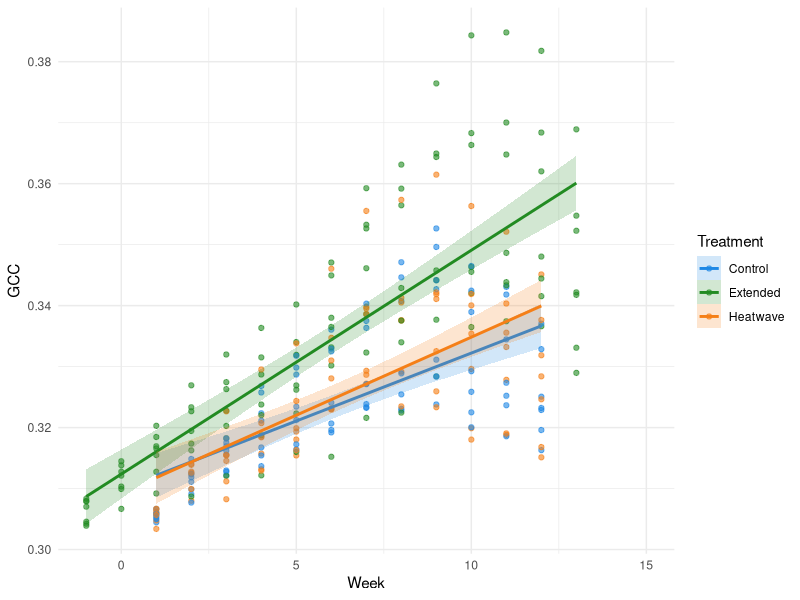
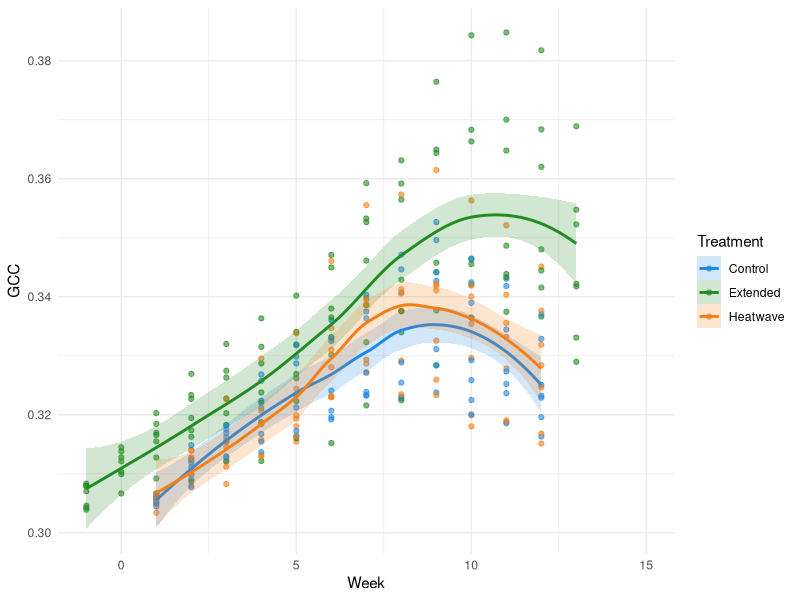
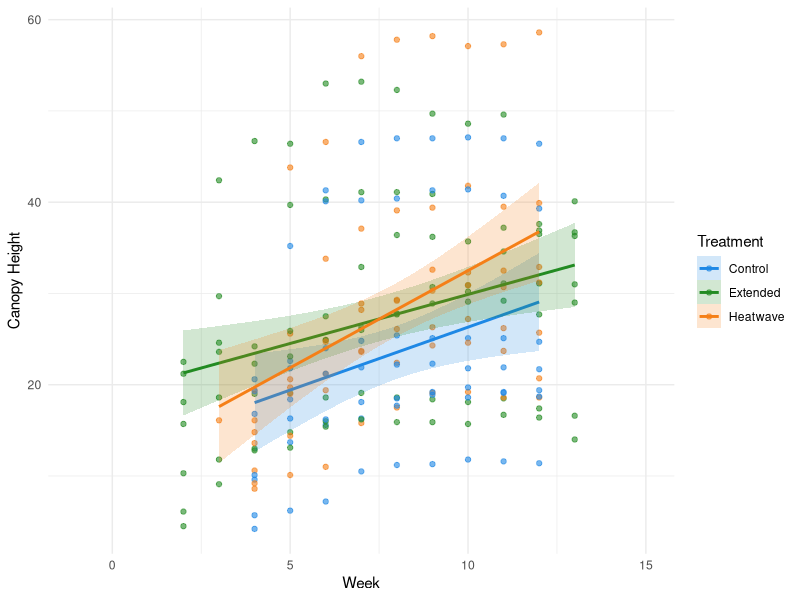
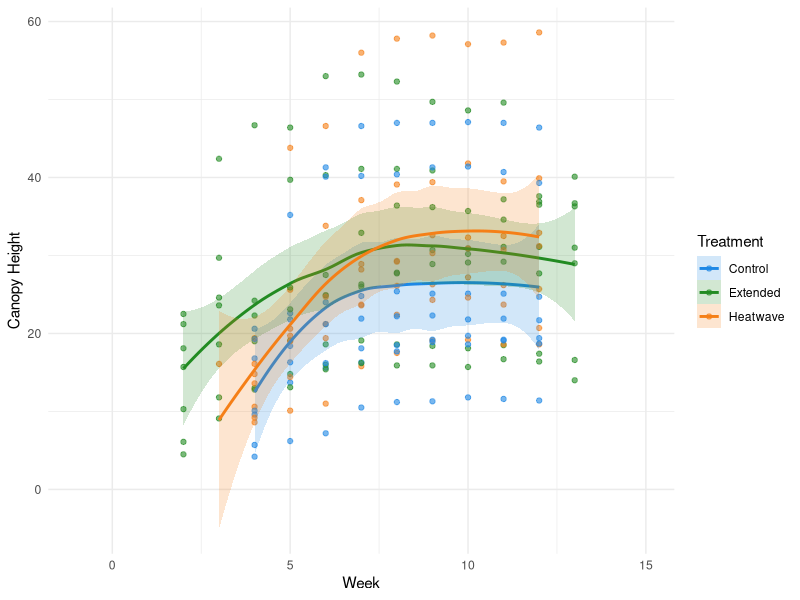

Reproduce these figures in R, in order. (Note: this script raises an error after producing the figures.)

############## UPDATED FIGURES ###############
#### Written by Samantha Solis de Ovando #####

# set working directory 
setwd("~/Documents/UndergradThesis/data")

####### shift extended grp by -2 weeks #######
library(dplyr)
original_data <- read.csv("MasterDataSheet_UGthesis_Feb232026.csv")
shifted_data <- original_data %>%
  mutate(measurement.week = ifelse(Treatment == "Extended",
                                   measurement.week - 3,
                                   measurement.week))
#print CSV
#write.csv(shifted_data, "shifted_dataset.csv", row.names = FALSE)

###########################################################################
################################# FIGURES #################################
###########################################################################

### IMPORTANT: USE THIS DATA WHEN PLOTTING BY TIME
plotting_with_time <- read.csv("shifted_dataset.csv")
plotting_with_time$canopyheight <- as.numeric(as.character(plotting_with_time$canopyheight))


############## PLANT PRODUCTIVITY ##############

####### GREENNESS #######

## Scatter plot with linear best fit and SE ribbon ##

### figure file name = GCC_Scatter_Linear_Ribbon
#### save graphs as 675x600 for paper
library(ggplot2)

ggplot(plotting_with_time, aes(x = measurement.week, y = meanGCC, color = Treatment)) +
  geom_point(alpha = 0.6, na.rm = TRUE) +
  geom_smooth(aes(fill = Treatment),
              method = "lm",
              se = TRUE,
              alpha = 0.2,
              na.rm = TRUE) +
  scale_color_manual(values = c(
    "Control" = "#1E88E5",
    "Extended" = "#228B22",
    "Heatwave" = "#F57F17"
  )) +
  scale_fill_manual(values = c(
    "Control" = "#1E88E5",
    "Extended" = "#228B22",
    "Heatwave" = "#F57F17"
  )) +
  labs(
    x = "Week",
    y = "GCC"
  ) +
  theme_minimal()

#############################################
## Scatter plot with local regression line ##
#file name of figure: GCC_Scatter_LocalRegression

library(ggplot2)

ggplot(plotting_with_time, aes(x = measurement.week, y = meanGCC, color = Treatment)) +
  geom_point(alpha = 0.6, na.rm = TRUE) +
  geom_smooth(aes(fill = Treatment),
              method = "loess",
              se = TRUE,
              alpha = 0.2,
              na.rm = TRUE) +
  scale_color_manual(values = c(
    "Control" = "#1E88E5",
    "Extended" = "#228B22",
    "Heatwave" = "#F57F17"
  )) +
  scale_fill_manual(values = c(
    "Control" = "#1E88E5",
    "Extended" = "#228B22",
    "Heatwave" = "#F57F17"
  )) +
  labs(
    x = "Week",
    y = "GCC"
  ) +
  theme_minimal()


###################### CANOPY HEIGHT ######################

### trouble shooting - plots not coming out right:
#class(plotting_with_time$canopyheight)
#str(plotting_with_time$canopyheight)
#plotting_with_time$canopyheight <- as.numeric(as.character(plotting_with_time$canopyheight))

### scatter with linear regression line ###
#file name: CanopyHeight_Scatter_LinearRegression
library(ggplot2)

ggplot(plotting_with_time, aes(x = measurement.week, y = canopyheight, color = Treatment)) +
  geom_point(alpha = 0.6, na.rm = TRUE) +
  geom_smooth(aes(fill = Treatment),
              method = "lm",
              se = TRUE,
              alpha = 0.2,
              na.rm = TRUE) +
  scale_color_manual(values = c(
    "Control" = "#1E88E5",
    "Extended" = "#228B22",
    "Heatwave" = "#F57F17"
  )) +
  scale_fill_manual(values = c(
    "Control" = "#1E88E5",
    "Extended" = "#228B22",
    "Heatwave" = "#F57F17"
  )) +
  labs(
    x = "Week",
    y = "Canopy Height"
  ) +
  theme_minimal()

### Canopy height scatter with local regression line ###
#file name: CanopyHeight_Scatter_LocalRegression

library(ggplot2)

ggplot(plotting_with_time, aes(x = measurement.week, y = canopyheight, color = Treatment)) +
  geom_point(alpha = 0.6, na.rm = TRUE) +
  geom_smooth(aes(fill = Treatment),
              method = "loess",
              se = TRUE,
              alpha = 0.2,
              na.rm = TRUE) +
  scale_color_manual(values = c(
    "Control" = "#1E88E5",
    "Extended" = "#228B22",
    "Heatwave" = "#F57F17"
  )) +
  scale_fill_manual(values = c(
    "Control" = "#1E88E5",
    "Extended" = "#228B22",
    "Heatwave" = "#F57F17"
  )) +
  labs(
    x = "Week",
    y = "Canopy Height"
  ) +
  theme_minimal()

###################### COVER ######################
### cover scatter with linear regression
# file name for figure: Cover_Scatter_LinearRegression

library(ggplot2)

ggplot(plotting_with_time, aes(x = measurement.week, y = Cover, color = Treatment)) +
  geom_point(alpha = 0.6, na.rm = TRUE) +
  geom_smooth(aes(fill = Treatment),
              method = "lm",
              se = TRUE,
              alpha = 0.2,
              na.rm = TRUE) +
  scale_color_manual(values = c(
    "Control" = "#1E88E5",
    "Extended" = "#228B22",
    "Heatwave" = "#F57F17"
  )) +
  scale_fill_manual(values = c(
    "Control" = "#1E88E5",
    "Extended" = "#228B22",
    "Heatwave" = "#F57F17"
  )) +
  labs(
    x = "Week",
    y = "Cover"
  ) +
  theme_minimal()

### cover scatter with local regression ###
# file name: Cover_Scatter_LocalRegression

library(ggplot2)

ggplot(plotting_with_time, aes(x = measurement.week, y = Cover, color = Treatment)) +
  geom_point(alpha = 0.6, na.rm = TRUE) +
  geom_smooth(aes(fill = Treatment),
              method = "loess",
              se = TRUE,
              alpha = 0.2,
              na.rm = TRUE) +
  scale_color_manual(values = c(
    "Control" = "#1E88E5",
    "Extended" = "#228B22",
    "Heatwave" = "#F57F17"
  )) +
  scale_fill_manual(values = c(
    "Control" = "#1E88E5",
    "Extended" = "#228B22",
    "Heatwave" = "#F57F17"
  )) +
  labs(
    x = "Week",
    y = "Cover"
  ) +
  theme_minimal()

##############################################################################
######################### multi-panel figure for paper #######################
######################### Plant growth and greenness #########################
##############################################################################


library(ggplot2)
library(patchwork)

p1 <- ggplot(plotting_with_time, aes(x = measurement.week, y = Cover, color = Treatment)) +
  geom_point(alpha = 0.6, na.rm = TRUE) +
  geom_smooth(aes(fill = Treatment),
              method = "loess",
              se = TRUE,
              alpha = 0.2,
              na.rm = TRUE) +
  scale_color_manual(values = c(
    "Control" = "#1E88E5",
    "Extended" = "#228B22",
    "Heatwave" = "#F57F17"
  )) +
  scale_fill_manual(values = c(
    "Control" = "#1E88E5",
    "Extended" = "#228B22",
    "Heatwave" = "#F57F17"
  )) +
  labs(
    x = NULL,
    y = "Cover"
  ) +
  theme_minimal()
p2 <- ggplot(plotting_with_time, aes(x = measurement.week, y = canopyheight, color = Treatment)) +
  geom_point(alpha = 0.6, na.rm = TRUE) +
  geom_smooth(aes(fill = Treatment),
              method = "loess",
              se = TRUE,
              alpha = 0.2,
              na.rm = TRUE) +
  scale_color_manual(values = c(
    "Control" = "#1E88E5",
    "Extended" = "#228B22",
    "Heatwave" = "#F57F17"
  )) +
  scale_fill_manual(values = c(
    "Control" = "#1E88E5",
    "Extended" = "#228B22",
    "Heatwave" = "#F57F17"
  )) +
  labs(
    x = NULL,
    y = "Canopy height"
  ) +
  theme_minimal()
p3 <- ggplot(plotting_with_time, aes(x = measurement.week, y = meanGCC, color = Treatment)) +
  geom_point(alpha = 0.6, na.rm = TRUE) +
  geom_smooth(aes(fill = Treatment),
              method = "loess",
              se = TRUE,
              alpha = 0.2,
              na.rm = TRUE) +
  scale_color_manual(values = c(
    "Control" = "#1E88E5",
    "Extended" = "#228B22",
    "Heatwave" = "#F57F17"
  )) +
  scale_fill_manual(values = c(
    "Control" = "#1E88E5",
    "Extended" = "#228B22",
    "Heatwave" = "#F57F17"
  )) +
  labs(
    x = NULL,
    y = "GCC"
  ) +
  theme_minimal()
p4 <- ggplot(plotting_with_time, aes(x = measurement.week, y = Cover, color = Treatment)) +
  geom_point(alpha = 0.6, na.rm = TRUE) +
  geom_smooth(aes(fill = Treatment),
              method = "lm",
              se = TRUE,
              alpha = 0.2,
              na.rm = TRUE) +
  scale_color_manual(values = c(
    "Control" = "#1E88E5",
    "Extended" = "#228B22",
    "Heatwave" = "#F57F17"
  )) +
  scale_fill_manual(values = c(
    "Control" = "#1E88E5",
    "Extended" = "#228B22",
    "Heatwave" = "#F57F17"
  )) +
  labs(
    x = "Week",
    y = "Cover"
  ) +
  theme_minimal()
p5 <- ggplot(plotting_with_time, aes(x = measurement.week, y = canopyheight, color = Treatment)) +
  geom_point(alpha = 0.6, na.rm = TRUE) +
  geom_smooth(aes(fill = Treatment),
              method = "lm",
              se = TRUE,
              alpha = 0.2,
              na.rm = TRUE) +
  scale_color_manual(values = c(
    "Control" = "#1E88E5",
    "Extended" = "#228B22",
    "Heatwave" = "#F57F17"
  )) +
  scale_fill_manual(values = c(
    "Control" = "#1E88E5",
    "Extended" = "#228B22",
    "Heatwave" = "#F57F17"
  )) +
  labs(
    x = "Week",
    y = "Canopy height"
  ) +
  theme_minimal()
p6 <- ggplot(plotting_with_time, aes(x = measurement.week, y = meanGCC, color = Treatment)) +
  geom_point(alpha = 0.6, na.rm = TRUE) +
  geom_smooth(aes(fill = Treatment),
              method = "lm",
              se = TRUE,
              alpha = 0.2,
              na.rm = TRUE) +
  scale_color_manual(values = c(
    "Control" = "#1E88E5",
    "Extended" = "#228B22",
    "Heatwave" = "#F57F17"
  )) +
  scale_fill_manual(values = c(
    "Control" = "#1E88E5",
    "Extended" = "#228B22",
    "Heatwave" = "#F57F17"
  )) +
  labs(
    x = "Week",
    y = "GCC"
  ) +
  theme_minimal()

(p1 | p2 | p3) / (p4 | p5 | p6) +
  plot_layout(guides = "collect") +
  plot_annotation(tag_levels = "A") &
  theme(
    legend.position = "bottom",
    plot.tag = element_text(face = "bold", size = 12)
  )

##### FOR POSTER ###########
#### multi-panel figure ####
library(ggplot2)
install.packages("patchwork")
library(patchwork)
treatment_colours <- c(
  "Control"  = "#1E88E5",
  "Extended" = "#228B22",
  "Heatwave" = "#F57F17"
)

CAGPoster_theme <- theme_minimal(base_size = 26) +
  theme(
    axis.title = element_text(size = 30),
    axis.text = element_text(size = 22),
    legend.title = element_text(size = 26),
    legend.text = element_text(size = 22),
    panel.grid.minor = element_blank(),
    legend.position = "bottom"
  )

### make same plot for any variable for poster ###
make_poster_plot <- function(df, y_col, y_lab) {
  ggplot(df, aes(x = measurement.week, y = .data[[y_col]], color = Treatment)) +
    geom_point(alpha = 0.6, na.rm = TRUE, size = 3) +
    geom_smooth(aes(fill = Treatment),
                method = "loess",
                se = TRUE,
                alpha = 0.2,
                na.rm = TRUE,
                linewidth = 1.5) +
    scale_color_manual(values = treatment_colours) +
    scale_fill_manual(values = treatment_colours) +
    labs(x = "Week", y = y_lab, color = "Treatment", fill = "Treatment") +
    CAGPoster_theme
}

p1 <- make_poster_plot(plotting_with_time, "meanGCC", "Greenness")
p2 <- make_poster_plot(plotting_with_time, "canopyheight", "Canopy height (cm)")
p3 <- make_poster_plot(plotting_with_time, "CanopyExtent", "Cover")

### 1x3 grid
combined <- p1 + p2 + p3 + plot_layout(ncol = 3, guides = "collect") &
  theme(legend.position = "bottom")

combined

############## ABIOTIC SOIL PROPERTIES  ##############

####### SOIL MOISTURE #######
### scatter with linear regression line ###
#file name: SoilMoisture_Scatter_LinearRegression

library(ggplot2)

ggplot(plotting_with_time, aes(x = measurement.week, y = MeanSoilMoisture, color = Treatment)) +
  geom_point(alpha = 0.6, na.rm = TRUE) +
  geom_smooth(aes(fill = Treatment),
              method = "lm",
              se = TRUE,
              alpha = 0.2,
              na.rm = TRUE) +
  scale_color_manual(values = c(
    "Control" = "#1E88E5",
    "Extended" = "#228B22",
    "Heatwave" = "#F57F17"
  )) +
  scale_fill_manual(values = c(
    "Control" = "#1E88E5",
    "Extended" = "#228B22",
    "Heatwave" = "#F57F17"
  )) +
  labs(
    x = "Week",
    y = "Soil Moisture"
  ) +
  theme_minimal()

### scatter with local regression line ###
#file name: SoilMoisture_Scatter_LocalRegression

library(ggplot2)

ggplot(plotting_with_time, aes(x = measurement.week, y = MeanSoilMoisture, color = Treatment)) +
  geom_point(alpha = 0.6, na.rm = TRUE) +
  geom_smooth(aes(fill = Treatment),
              method = "loess",
              se = TRUE,
              alpha = 0.2,
              na.rm = TRUE) +
  scale_color_manual(values = c(
    "Control" = "#1E88E5",
    "Extended" = "#228B22",
    "Heatwave" = "#F57F17"
  )) +
  scale_fill_manual(values = c(
    "Control" = "#1E88E5",
    "Extended" = "#228B22",
    "Heatwave" = "#F57F17"
  )) +
  labs(
    x = "Week",
    y = "Soil Moisture"
  ) +
  theme_minimal()

#################### SOIL PH ####################

### scatter with linear regression line ###
#file name: SoilpH_Scatter_LinearRegression

library(ggplot2)

ggplot(plotting_with_time, aes(x = measurement.week, y = MEANpH, color = Treatment)) +
  geom_point(alpha = 0.6, na.rm = TRUE) +
  geom_smooth(aes(fill = Treatment),
              method = "lm",
              se = TRUE,
              alpha = 0.2,
              na.rm = TRUE) +
  scale_color_manual(values = c(
    "Control" = "#1E88E5",
    "Extended" = "#228B22",
    "Heatwave" = "#F57F17"
  )) +
  scale_fill_manual(values = c(
    "Control" = "#1E88E5",
    "Extended" = "#228B22",
    "Heatwave" = "#F57F17"
  )) +
  labs(
    x = "Week",
    y = "Soil pH"
  ) +
  theme_minimal()

### scatter with local regression line ###
#file name: SoilpH_Scatter_LocalRegression

library(ggplot2)

ggplot(plotting_with_time, aes(x = measurement.week, y = MEANpH, color = Treatment)) +
geom_point(alpha = 0.6, na.rm = TRUE) +
geom_smooth(aes(fill = Treatment),
              method = "loess",
              se = TRUE,
              alpha = 0.2,
              na.rm = TRUE) +
scale_color_manual(values = c(
  "Control" = "#1E88E5",
  "Extended" = "#228B22",
  "Heatwave" = "#F57F17"
  )) +
  scale_fill_manual(values = c(
  "Control" = "#1E88E5",
  "Extended" = "#228B22",
  "Heatwave" = "#F57F17"
  )) +
  labs(
    x = "Week",
    y = "Soil pH"
  ) +
  theme_minimal()

#############1x2 Grid for Poster################
### save as: 2500x800

CAGPoster_theme <- theme_minimal(base_size = 26) +
  theme(
    axis.title = element_text(size = 30),
    axis.text = element_text(size = 22),
    legend.title = element_text(size = 26),
    legend.text = element_text(size = 22),
    panel.grid.minor = element_blank(),
    legend.position = "bottom"
  )

### make same plot for any variable for poster ###
poster_plot <- function(df, y_col, y_lab) {
  ggplot(df, aes(x = measurement.week, y = .data[[y_col]], color = Treatment)) +
    geom_point(alpha = 0.6, na.rm = TRUE, size = 3) +
    geom_smooth(aes(fill = Treatment),
                method = "loess",
                se = TRUE,
                alpha = 0.2,
                na.rm = TRUE,
                linewidth = 1.5) +
    scale_color_manual(values = treatment_colours) +
    scale_fill_manual(values = treatment_colours) +
    labs(x = "Week", y = y_lab, color = "Treatment", fill = "Treatment") +
    CAGPoster_theme
}

p1 <- poster_plot(plotting_with_time, "MeanSoilMoisture", "Soil Moisture")
p2 <- poster_plot(plotting_with_time, "MEANpH", "pH")

### 1x3 grid
combined <- p1 + p2 + plot_layout(ncol = 2, guides = "collect") &
  theme(legend.position = "bottom")

combined


###### side by side box plot (heatwave and autumn only) ##########

################### PLANT PHYSIOLOGICAL RESPONSE #######################
library(ggplot2)
library(dplyr)
library(patchwork)

treat_cols <- c(
  "Control"  = "#1E88E5",
  "Extended" = "#228B22",
  "Heatwave" = "#F57F17"
)

# only Heat wave & Autumn
soil_data <- plotting_with_time %>%
  filter(Season %in% c("Late summer / heatwave", "Autumn")) %>%
  mutate(
    Season = factor(Season, levels = c("Late summer / heatwave", "Autumn")),
    Treatment = factor(Treatment, levels = c("Control", "Heatwave", "Extended"))
  )

# pH plot
pH_plot <- ggplot(soil_data, aes(x = Season, y = MEANpH, fill = Treatment)) +
  geom_boxplot(
    width = 0.65,
    outlier.alpha = 0.5,
    na.rm = TRUE,
    position = position_dodge(width = 0.75)
  ) +
  scale_fill_manual(values = treat_cols) +
  labs(
    title = "Soil pH",
    x = NULL,
    y = "Mean pH",
    fill = "Treatment"
  ) +
  theme_minimal(base_size = 22) +
  theme(
    legend.position = "bottom",
    panel.grid.minor = element_blank()
  )

# Moisture
moisture_plot <- ggplot(soil_data, aes(x = Season, y = MeanSoilMoisture, fill = Treatment)) +
  geom_boxplot(
    width = 0.65,
    outlier.alpha = 0.5,
    na.rm = TRUE,
    position = position_dodge(width = 0.75)
  ) +
  scale_fill_manual(values = treat_cols) +
  labs(
    title = "Soil Moisture",
    x = NULL,
    y = "Mean soil moisture",
    fill = "Treatment"
  ) +
  theme_minimal(base_size = 22) +
  theme(
    legend.position = "bottom",
    panel.grid.minor = element_blank()
  )

#combine plots 1x2 grid + one legend
combined <- (pH_plot + moisture_plot) +
  plot_layout(ncol = 2, guides = "collect") &
  theme(legend.position = "bottom")

combined

#### EVAPOTRANSPIRATION ###
# Pot water loss / week. ET proxy. 

### scatter with linear regression line ###
#file name: Evapotranspiration_Scatter_LinearRegression

library(ggplot2)

ggplot(plotting_with_time, aes(x = measurement.week, y = EvapotranspirationRate, color = Treatment)) +
  geom_point(alpha = 0.6, na.rm = TRUE) +
  geom_smooth(aes(fill = Treatment),
              method = "lm",
              se = TRUE,
              alpha = 0.2,
              na.rm = TRUE) +
  scale_color_manual(values = c(
    "Control" = "#1E88E5",
    "Extended" = "#228B22",
    "Heatwave" = "#F57F17"
  )) +
  scale_fill_manual(values = c(
    "Control" = "#1E88E5",
    "Extended" = "#228B22",
    "Heatwave" = "#F57F17"
  )) +
  labs(
    x = "Week",
    y = "Evapotranspiration (Kg lost/week)"
  ) +
  theme_minimal()

### scatter with local regression line ###
#file name: Evapotranspiration_Scatter_LocalRegression

library(ggplot2)

ggplot(plotting_with_time, aes(x = measurement.week, y = MEANpH, color = Treatment)) +
  geom_point(alpha = 0.6, na.rm = TRUE) +
  geom_smooth(aes(fill = Treatment),
              method = "loess",
              se = TRUE,
              alpha = 0.2,
              na.rm = TRUE) +
  scale_color_manual(values = c(
    "Control" = "#1E88E5",
    "Extended" = "#228B22",
    "Heatwave" = "#F57F17"
  )) +
  scale_fill_manual(values = c(
    "Control" = "#1E88E5",
    "Extended" = "#228B22",
    "Heatwave" = "#F57F17"
  )) +
  labs(
    x = "Week",
    y = "pH"
  ) +
  theme_minimal(base_size = 14)

##########################################################################
##################### Multi-panel figure for paper #######################
######################## Soil mositure & soil pH #########################
##########################################################################

library(ggplot2)
library(patchwork)

p1 <- ggplot(plotting_with_time, aes(x = measurement.week, y = MeanSoilMoisture, color = Treatment)) +
  geom_point(alpha = 0.6, na.rm = TRUE) +
  geom_smooth(aes(fill = Treatment),
              method = "loess",
              se = TRUE,
              alpha = 0.2,
              na.rm = TRUE) +
  scale_color_manual(values = c(
    "Control" = "#1E88E5",
    "Extended" = "#228B22",
    "Heatwave" = "#F57F17"
  )) +
  scale_fill_manual(values = c(
    "Control" = "#1E88E5",
    "Extended" = "#228B22",
    "Heatwave" = "#F57F17"
  )) +
  labs(
    x = "Week",
    y = "Soil Mositure (0-10)"
  ) +
  theme_minimal()

p2 <- ggplot(plotting_with_time, aes(x = measurement.week, y = MEANpH, color = Treatment)) +
  geom_point(alpha = 0.6, na.rm = TRUE) +
  geom_smooth(aes(fill = Treatment),
              method = "loess",
              se = TRUE,
              alpha = 0.2,
              na.rm = TRUE) +
  scale_color_manual(values = c(
    "Control" = "#1E88E5",
    "Extended" = "#228B22",
    "Heatwave" = "#F57F17"
  )) +
  scale_fill_manual(values = c(
    "Control" = "#1E88E5",
    "Extended" = "#228B22",
    "Heatwave" = "#F57F17"
  )) +
  labs(
    x = "Week",
    y = "Soil pH (0-14)"
  ) +
  theme_minimal()
p3 <- ggplot(plotting_with_time, aes(x = measurement.week, y = MeanSoilMoisture, color = Treatment)) +
  geom_point(alpha = 0.6, na.rm = TRUE) +
  geom_smooth(aes(fill = Treatment),
              method = "lm",
              se = TRUE,
              alpha = 0.2,
              na.rm = TRUE) +
  scale_color_manual(values = c(
    "Control" = "#1E88E5",
    "Extended" = "#228B22",
    "Heatwave" = "#F57F17"
  )) +
  scale_fill_manual(values = c(
    "Control" = "#1E88E5",
    "Extended" = "#228B22",
    "Heatwave" = "#F57F17"
  )) +
  labs(
    x = "Week",
    y = "Soil Mositure (0-10)"
  ) +
  theme_minimal()

p4 <- ggplot(plotting_with_time, aes(x = measurement.week, y = MEANpH, color = Treatment)) +
  geom_point(alpha = 0.6, na.rm = TRUE) +
  geom_smooth(aes(fill = Treatment),
              method = "lm",
              se = TRUE,
              alpha = 0.2,
              na.rm = TRUE) +
  scale_color_manual(values = c(
    "Control" = "#1E88E5",
    "Extended" = "#228B22",
    "Heatwave" = "#F57F17"
  )) +
  scale_fill_manual(values = c(
    "Control" = "#1E88E5",
    "Extended" = "#228B22",
    "Heatwave" = "#F57F17"
  )) +
  labs(
    x = "Week",
    y = "Soil pH (0-14)"
  ) +
  theme_minimal()

(p1 | p2) / (p3 | p4) +
  plot_layout(guides = "collect") +
  plot_annotation(tag_levels = "A") &
  theme(legend.position = "bottom")

###########################################################################
####################### Multi-panel figure for paper ######################
########################### Evapotranspiration ############################
###########################################################################

library(ggplot2)
library(patchwork)

p1 <- ggplot(plotting_with_time, aes(x = measurement.week, y = EvapotranspirationRate, color = Treatment)) +
  geom_point(alpha = 0.6, na.rm = TRUE) +
  geom_smooth(aes(fill = Treatment),
              method = "loess",
              se = TRUE,
              alpha = 0.2,
              na.rm = TRUE) +
  scale_color_manual(values = c(
    "Control" = "#1E88E5",
    "Extended" = "#228B22",
    "Heatwave" = "#F57F17"
  )) +
  scale_fill_manual(values = c(
    "Control" = "#1E88E5",
    "Extended" = "#228B22",
    "Heatwave" = "#F57F17"
  )) +
  labs(
    x = "Week",
    y = "Evapotranspiration (Kg lost/week)"
  ) +
  theme_minimal()

p2 <- ggplot(plotting_with_time, aes(x = measurement.week, y = EvapotranspirationRate, color = Treatment)) +
  geom_point(alpha = 0.6, na.rm = TRUE) +
  geom_smooth(aes(fill = Treatment),
              method = "lm",
              se = TRUE,
              alpha = 0.2,
              na.rm = TRUE) +
  scale_color_manual(values = c(
    "Control" = "#1E88E5",
    "Extended" = "#228B22",
    "Heatwave" = "#F57F17"
  )) +
  scale_fill_manual(values = c(
    "Control" = "#1E88E5",
    "Extended" = "#228B22",
    "Heatwave" = "#F57F17"
  )) +
  labs(
    x = "Week",
    y = "Evapotranspiration (Kg lost/week)"
  ) +
  theme_minimal()

(p1 | p2) +
  plot_layout(guides = "collect") +
  plot_annotation(tag_levels = "A") &
  theme(legend.position = "bottom")

###################### ECOSYSTEM GAS FLUXES #######################

############ CO2 respiration #########

### scatter with linear regression line ###
#file name: CO2_Scatter_LinearRegression

library(ggplot2)

ggplot(plotting_with_time, aes(x = measurement.week, y = CO2flux, color = Treatment)) +
  geom_point(alpha = 0.6, na.rm = TRUE) +
  geom_smooth(aes(fill = Treatment),
              method = "lm",
              se = TRUE,
              alpha = 0.2,
              na.rm = TRUE) +
  scale_color_manual(values = c(
    "Control" = "#1E88E5",
    "Extended" = "#228B22",
    "Heatwave" = "#F57F17"
  )) +
  scale_fill_manual(values = c(
    "Control" = "#1E88E5",
    "Extended" = "#228B22",
    "Heatwave" = "#F57F17"
  )) +
  labs(
    x = "Week",
    y = "CO2 respiration"
  ) +
  theme_minimal()

### Scatter with local regression line ###
#File name: CO2_Scatter_LocalRegression

library(ggplot2)

ggplot(plotting_with_time, aes(x = measurement.week, y = CO2flux, color = Treatment)) +
  geom_point(alpha = 0.6, na.rm = TRUE) +
  geom_smooth(aes(fill = Treatment),
              method = "loess",
              se = TRUE,
              alpha = 0.2,
              na.rm = TRUE) +
  scale_color_manual(values = c(
    "Control" = "#1E88E5",
    "Extended" = "#228B22",
    "Heatwave" = "#F57F17"
  )) +
  scale_fill_manual(values = c(
    "Control" = "#1E88E5",
    "Extended" = "#228B22",
    "Heatwave" = "#F57F17"
  )) +
  labs(
    x = "Week",
    y = "CO2 respiration"
  ) +
  theme_minimal(base_size = 26)


############### CH4 Respiration ###############

### scatter with linear regression line ###
#file name: CH4_Scatter_LinearRegression

library(ggplot2)

ggplot(plotting_with_time, aes(x = measurement.week, y = CH4flux, color = Treatment)) +
  geom_point(alpha = 0.6, na.rm = TRUE) +
  geom_smooth(aes(fill = Treatment),
              method = "lm",
              se = TRUE,
              alpha = 0.2,
              na.rm = TRUE) +
  scale_color_manual(values = c(
    "Control" = "#1E88E5",
    "Extended" = "#228B22",
    "Heatwave" = "#F57F17"
  )) +
  scale_fill_manual(values = c(
    "Control" = "#1E88E5",
    "Extended" = "#228B22",
    "Heatwave" = "#F57F17"
  )) +
  labs(
    x = "Week",
    y = "CH4 respiration"
  ) +
  theme_minimal()

##########################################
### Scatter with local regression line ###
#File name: CH4_Scatter_LocalRegression###
##### includes dashed season lines (needs to be updaed) - not working:
#mid-summer line is missing, text overlapping

library(ggplot2)

#added for season labels
library(dplyr)
season_blocks <- plotting_with_time %>%
  filter(!is.na(SeasonLabels), !is.na(measurement.week)) %>%
  group_by(SeasonLabels) %>%
  summarise(
    xmin = min(measurement.week),
    xmax = max(measurement.week),
    xmid = (xmin + xmax) / 2,
    .groups = "drop"
  )
heatwave_start <- 5
heatwave_end <- 7

yr <- range(plotting_with_time$CH4flux, na.rm = TRUE)
y_label <- yr[1] - 0.15 * diff(yr)

### scatter original
ggplot(plotting_with_time, aes(x = measurement.week, y = CH4flux, color = Treatment)) +

##### heatwave shaded block ######
  geom_rect(
    aes(xmin = heatwave_start, xmax = heatwave_end,
        ymin = -Inf, ymax = Inf),
    inherit.aes = FALSE,
    fill = "#ffdbdc",
    alpha = 0.15
  ) +
  
#### dashed season lines #####
geom_vline(
  data = season_blocks,
  aes(xintercept = xmin),
  linetype = "dashed",
  color = "black",
  alpha = 0.6
) +
  
### season labels ###
  geom_text(
    data = season_blocks,
    aes(x = xmid, y = y_label, label = gsub(" ", "\n", SeasonLabels)),
    inherit.aes = FALSE,
    color = "black",
    size = 3,
    lineheight = 0.9
  ) +
  
  expand_limits(y = y_label)+

  ##############################
  geom_point(alpha = 0.6, na.rm = TRUE) +
  geom_smooth(aes(fill = Treatment),
              method = "loess",
              se = TRUE,
              alpha = 0.2,
              na.rm = TRUE) +
  scale_color_manual(values = c(
    "Control" = "#1E88E5",
    "Extended" = "#228B22",
    "Heatwave" = "#F57F17"
  )) +
  scale_fill_manual(values = c(
    "Control" = "#1E88E5",
    "Extended" = "#228B22",
    "Heatwave" = "#F57F17"
  )) +
  labs(
    x = "Week",
    y = "CH4 respiration"
  ) +
  theme_minimal()


################################################################
####### BOX PLOTS - add significance lines BETWEEN BOXES! ######
######################## PLANT RESPONSE ########################


################### FOR POSTER #################
## save as: width = 2500, height = 2100 ##
####### GCC #######
library(ggplot2)
library(dplyr)

box_data <- plotting_with_time %>%
  mutate(
    Treatment = factor(Treatment, levels = c("Control", "Heatwave", "Extended")),
    Season = factor(
    Season, 
    levels = c("Early summer", "Mid-summer", "Late summer / heatwave", "Autumn"),
    labels = c("Early summer", "Mid-summer", "Heat wave", "Autumn"))
  ) %>%
  filter(!is.na(CH4flux))

p <- ggplot(box_data, aes(x = Treatment, y = CH4flux, fill = Treatment)) +
  geom_boxplot(width = 0.7, outlier.alpha = 0.6) +
  facet_grid(. ~ Season) +
  labs(
    title = "Methane respiration by treatment across seasons",
    x = "",
    y = "Methane respiration",
    fill = "Treatment"
  ) +
  scale_fill_manual(values = c(
    "Control"  = "#2C6DB2",
    "Extended" = "#2E7D32",
    "Heatwave" = "#D55E00"
  )) +
  theme_minimal(base_size = 12) +
  theme(
    legend.position = "right",
    strip.text = element_text(face = "bold"),
    axis.text.x = element_blank(),
    axis.ticks.x = element_blank()
  )

print(p)

#####################################
######### CANOPY HEIGHT #############
############ BOX PLOT ###############

## save as: width = 2500, height = 2100 ##
####### Canopy Height #######
library(ggplot2)
library(dplyr)

box_data <- plotting_with_time %>%
  mutate(
    Treatment = factor(Treatment, levels = c("Control", "Heatwave", "Extended")),
    Season = factor(
      Season, 
      levels = c("Early summer", "Mid-summer", "Late summer / heatwave", "Autumn"),
      labels = c("Early summer", "Mid-summer", "Heat wave", "Autumn"))
  ) %>%
  filter(!is.na(MEANpH))

p <- ggplot(box_data, aes(x = Treatment, y = MEANpH, fill = Treatment)) +
  geom_boxplot(width = 0.7, outlier.alpha = 0.6) +
  facet_grid(. ~ Season) +
  labs(
    title = "Canopy Height by treatment across seasons",
    x = "",
    y = "Canopy height",
    fill = "Treatment"
  ) +
  scale_fill_manual(values = c(
    "Control"  = "#2C6DB2",
    "Extended" = "#2E7D32",
    "Heatwave" = "#D55E00"
  )) +
  theme_minimal(base_size = 12) +
  theme(
    legend.position = "right",
    strip.text = element_text(face = "bold"),
    axis.text.x = element_blank(),
    axis.ticks.x = element_blank()
  )

print(p)

#####################################
################# COVER #############
############ BOX PLOT ###############

## save as: width = 2500, height = 2100 ##
####### CO2 #######
library(ggplot2)
library(dplyr)

box_data <- plotting_with_time %>%
  mutate(
    Treatment = factor(Treatment, levels = c("Control", "Heatwave", "Extended")),
    Season = factor(
      Season, 
      levels = c("Early summer", "Mid-summer", "Late summer / heatwave", "Autumn"),
      labels = c("Early summer", "Mid-summer", "Heat wave", "Autumn"))
  ) %>%
  filter(!is.na(CO2flux)) %>%
  filter(Season %in% c("Heat wave", "Autumn"))

p <- ggplot(box_data, aes(x = Treatment, y = CO2flux, fill = Treatment)) +
  geom_boxplot(width = 0.7, outlier.alpha = 0.6) +
  facet_grid(. ~ Season) +
  labs(
    title = "CO2 Respiration during heat wave and autumn",
    x = "",
    y = "CO2 flux",
    fill = "Treatment"
  ) +
  scale_fill_manual(values = c(
    "Control"  = "#2C6DB2",
    "Extended" = "#2E7D32",
    "Heatwave" = "#D55E00"
  )) +
  theme_minimal(base_size = 50) +
  theme(
    legend.position = "right",
    strip.text = element_text(face = "bold"),
    axis.text.x = element_blank(),
    axis.ticks.x = element_blank()
  )

print(p)
